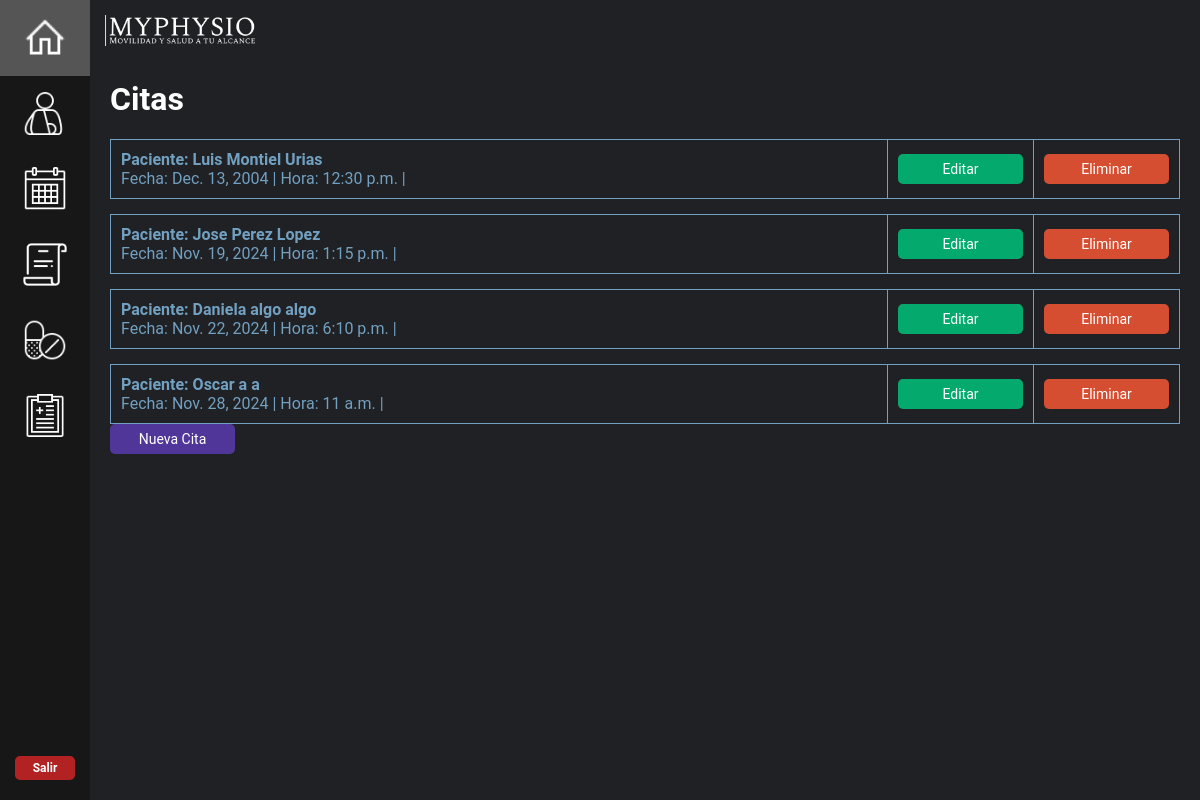
Page /citas/ on the committed database.
### mainapp/models.py (models this page shows, shortened)
class Citas(models.Model):
    paciente = models.ForeignKey(Paciente, on_delete=models.CASCADE, blank=False, null=False)
    fecha = models.DateField()
    hora = models.TimeField(auto_now=False, auto_now_add=False)

class Paciente(models.Model):
    nombre = models.CharField(max_length=50)
    apellido_paterno = models.CharField(max_length=50)
    apellido_materno = models.CharField(max_length=50)
    edad = models.IntegerField()
    sexo = models.CharField(max_length=50, blank=True, null=True)
    direccion = models.CharField(max_length=50, blank=True, null=True)
    telefonoP = models.IntegerField(blank=True, null=True)
    emailP = models.EmailField(blank=True, null=True)
    sintomas = models.CharField(max_length=50, blank=True, null=True)
    frecuencia_dolor = models.CharField(max_length=50, blank=True, null=True)
    act_causante = models.CharField(max_length=50, blank=True, null=True)
    descripcion_dolor = models.CharField(max_length=50, blank=True, null=True)
    intensidad_dolor = models.CharField(max_length=50, blank=True, null=True)
    tratamiento = models.CharField(max_length=50, blank=True, null=True)
    lesiones = models.CharField(max_length=50, blank=True, null=True)
    condicion = models.CharField(max_length=50, blank=True, null=True)
    tratamientos_previos = models.CharField(max_length=50, blank=True, null=True)
    medicacion_actual = models.CharField(max_length=50, blank=True, null=True)
    peso = models.IntegerField(blank=True, null=True)
    altura = models.IntegerField(blank=True, null=True)
    rango_mov = models.IntegerField(blank=True, null=True)
    presion = models.CharField(max_length=50, blank=True, null=True)
    ocupacion = models.CharField(max_length=50, blank=True, null=True)
    act_fisica = models.CharField(max_length=50, blank=True, null=True)
    descanso = models.CharField(max_length=50, blank=True, null=True)
    alimentacion = models.CharField(max_length=50, blank=True, null=True)
    def __str__(self):
        return self.nombre + ' ' + self.apellido_paterno + ' ' + self.apellido_materno

### mainapp/views.py (the view)
# urls.py: path("citas/", views.citas, name="citas"),
def citas(request):
    info_citas = Citas.objects.all
    return render(request, "./citas.html", {'all': info_citas})

### mainapp/templates/citas.html (shortened to what this page needs)
{% extends "dashboard_home.html" %}
{% load static %}
{% block content %}
<h1 style="margin-top: 60px; color: white;">Citas</h1>
<div class="container_citas">
{% for item in all %}
    <div class="Citas">
        <table>
            <tr>
                <td>
                    <strong>Paciente: {{item.paciente}}</strong> <br>
                    Fecha: {{item.fecha}} |
                    Hora: {{item.hora}} |
                </td>
                <td align="right">
                    <a href="{% url 'update_cita' item.id %}"> <button class="next-button edit-button" type="button">Editar</button></a>
                </td>
                <td>
                    <a href="{% url 'delete_cita' item.id %}"> <button class="next-button delete-button" type="button">Eliminar</button></a>
                </td>
            </tr>
        </table>
    </div>
{% endfor %}
</div>
<a href="/reg_citas"><button id="next1" class="next-button" type="button">Nueva Cita</button></a>
{% endblock %}

### mystaticfiles/styles.css (style rules this page uses)
* { font-family: 'Roboto'; }
body { display: flex; flex-direction: column; margin: 0; min-height: 100vh; color: white; background-color: #202124; }
table { width: 100%; border-collapse: collapse; margin-top: 15px; }
th, td { text-align: left; padding: 10px; border-bottom: 2px solid #555; }
.next-button { width: 250px; height: 30px; text-align: center; background-color: #51369A; color: white; font-size: 14px; cursor: pointer; border-radius: 5px; border: none; align-self: center; margin-right: 16%; transition: all ease 0.5s; }

### mainapp/templates/dashboard_home.html (style rules this page uses)
body { margin: 0; font-family: "Roboto"; color: white; background-color: #202124; }

### mainapp/templates/citas.html (style rules this page uses)
.next-button { width: 125px; height: 30px; text-align: center; background-color: #51369A; color: white; font-size: 14px; cursor: pointer; border-radius: 5px; border: none; align-self: center; margin-right: 16%; transition: all ease 0.5s; }
.next-button.edit-button { background-color: #04AA6D; }
.next-button.delete-button { background-color: #d54e31; }
table, th, td { width: 100%; border: 1px solid; }
a { color: #72A0C1; }

### rows in the picture
Citas: paciente "Luis Montiel Urias", fecha "Dec. 13, 2004", hora "12:30 p.m."
Citas: paciente "Jose Perez Lopez", fecha "Nov. 19, 2024", hora "1:15 p.m."
Citas: paciente "Daniela algo algo", fecha "Nov. 22, 2024", hora "6:10 p.m."
Citas: paciente "Oscar a a", fecha "Nov. 28, 2024", hora "11 a.m."
